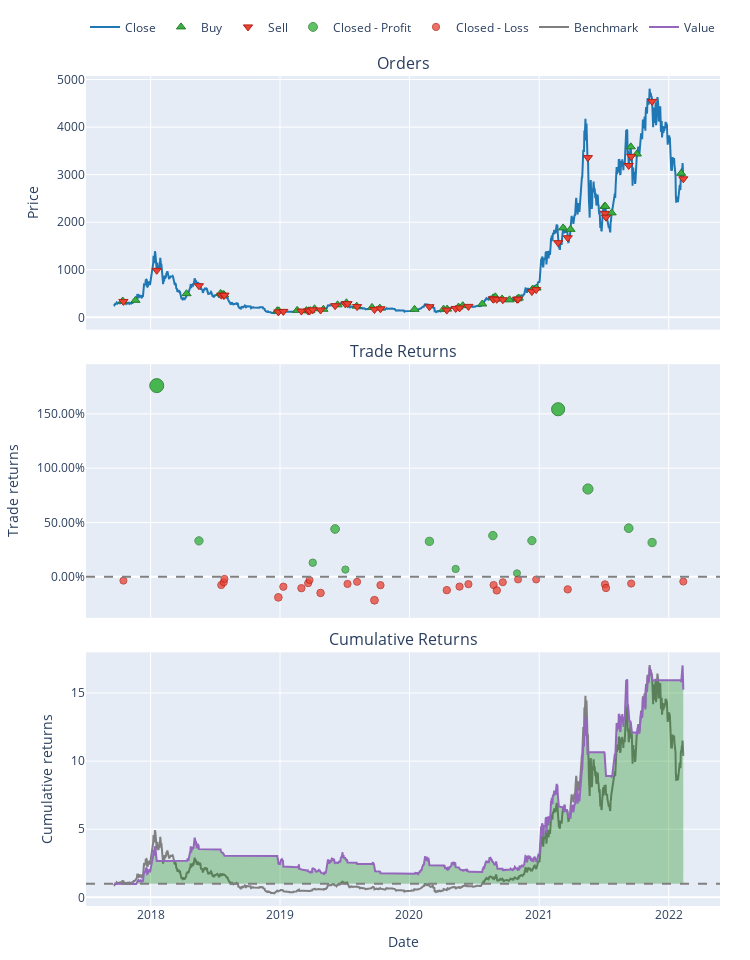

Notebook code cell kept with this figure:
### Code cell
port.plot().show()

### Figure 1 — Plotly figure (JSON) as saved in the notebook; plotly's stock layout.template omitted (floating-point values rounded to 4 significant figures; data arrays with more than 128 entries replaced by an {"elided": "..."} marker saying what was removed)
{"data": [{"legendgroup": "0", "line": {"color": "#1f77b4"}, "name": "Close", "showlegend": true, "type": "scatter", "uid": "f6e74ce8-2977-47de-89c4-7ee3db4e3dd9", "x": {"elided": "1606 str values"}, "xaxis": "x", "y": {"elided": "1606 float values"}, "yaxis": "y"}, {"customdata": [[0, 0.2902, 0.2494], [2, 0.2698, 0.2408], [4, 0.5341, 0.6634], [6, 0.7041, 0.8826], [8, 0.6784, 0.8169], [10, 0.657, 0.776], [12, 2.197, 0.7618], [14, 1.82, 0.6185], [16, 1.537, 0.5628], [18, 1.424, 0.5043], [20, 1.392, 0.4754], [22, 1.317, 0.4616], [24, 1.162, 0.5215], [26, 1.053, 0.4447], [28, 0.9757, 0.6402], [30, 0.8923, 0.6831], [32, 1.089, 0.6387], [34, 1.168, 0.6098], [36, 0.9897, 0.4789], [38, 1.058, 0.4425], [40, 1.363, 0.5868], [42, 1.19, 0.5153], [44, 1.024, 0.5528], [46, 0.8223, 0.5035], [48, 0.6699, 0.4699], [50, 0.6325, 0.6479], [52, 0.5562, 0.5994], [54, 0.5436, 0.525], [56, 0.5443, 0.4992], [58, 0.5309, 0.5155], [60, 0.4977, 0.5033], [62, 0.4518, 0.6706], [64, 0.4256, 0.6547], [66, 0.3536, 1.662], [68, 0.3182, 1.471], [70, 0.4555, 2.658], [72, 0.4245, 2.477], [74, 0.405, 2.223], [76, 0.3588, 3.217], [78, 0.3516, 3.019], [80, 0.5247, 3.972]], "hovertemplate": "Order Id: %{customdata[0]}<br>Date: %{x}<br>Price: %{y}<br>Size: %{customdata[1]:.6f}<br>Fees: %{customdata[2]:.6f}", "legendgroup": "1", "marker": {"color": "#37B13F", "line": {"color": "rgb(38,123,44)", "width": 1}, "size": 8, "symbol": "triangle-up"}, "mode": "markers", "name": "Buy", "type": "scatter", "uid": "99a4072e-8da9-4733-83f2-364efaf3157b", "x": ["2017-10-14T07:00:00", "2017-11-19T07:00:00", "2018-04-12T07:00:00", "2018-07-17T07:00:00", "2018-07-24T07:00:00", "2018-07-27T07:00:00", "2018-12-24T07:00:00", "2018-12-28T07:00:00", "2019-02-18T07:00:00", "2019-03-16T07:00:00", "2019-03-22T07:00:00", "2019-03-27T07:00:00", "2019-04-08T07:00:00", "2019-05-03T07:00:00", "2019-06-12T07:00:00", "2019-07-07T07:00:00", "2019-08-05T07:00:00", "2019-09-17T07:00:00", "2019-10-09T07:00:00", "2020-01-15T07:00:00", "2020-04-06T07:00:00", "2020-04-16T07:00:00", "2020-05-18T07:00:00", "2020-05-30T07:00:00", "2020-07-24T07:00:00", "2020-08-24T07:00:00", "2020-08-30T07:00:00", "2020-09-18T07:00:00", "2020-10-09T07:00:00", "2020-10-31T07:00:00", "2020-11-04T07:00:00", "2020-12-13T07:00:00", "2020-12-24T07:00:00", "2021-03-09T07:00:00", "2021-03-30T07:00:00", "2021-07-04T07:00:00", "2021-07-06T07:00:00", "2021-07-24T07:00:00", "2021-09-16T07:00:00", "2021-10-03T07:00:00", "2022-02-05T07:00:00"], "xaxis": "x", "y": [343.7, 356.9, 496.8, 501.4, 481.6, 472.4, 138.7, 136.0, 146.4, 141.6, 136.6, 140.2, 179.6, 168.9, 262.4, 306.2, 234.7, 208.9, 193.6, 167.2, 172.2, 173.2, 216.0, 244.9, 280.5, 409.7, 431.1, 386.3, 366.8, 388.4, 404.5, 593.8, 615.4, 1880.0, 1850.0, 2334.0, 2334.0, 2196.0, 3586.0, 3435.0, 3028.0], "yaxis": "y"}, {"customdata": [[1, 0.2902, 0.242], [3, 0.2698, 0.6667], [5, 0.5341, 0.887], [7, 0.7041, 0.821], [9, 0.6784, 0.7799], [11, 0.657, 0.7656], [13, 2.197, 0.6216], [15, 1.82, 0.5656], [17, 1.537, 0.5069], [19, 1.424, 0.4778], [21, 1.392, 0.4639], [23, 1.317, 0.5242], [25, 1.162, 0.447], [27, 1.053, 0.6434], [29, 0.9757, 0.6865], [31, 0.8923, 0.6419], [33, 1.089, 0.6128], [35, 1.168, 0.4813], [37, 0.9897, 0.4447], [39, 1.058, 0.5897], [41, 1.363, 0.5179], [43, 1.19, 0.5555], [45, 1.024, 0.506], [47, 0.8223, 0.4722], [49, 0.6699, 0.6511], [51, 0.6325, 0.6024], [53, 0.5562, 0.5276], [55, 0.5436, 0.5017], [57, 0.5443, 0.518], [59, 0.5309, 0.5058], [61, 0.4977, 0.674], [63, 0.4518, 0.658], [65, 0.4256, 1.67], [67, 0.3536, 1.479], [69, 0.3182, 2.672], [71, 0.4555, 2.489], [73, 0.4245, 2.234], [75, 0.405, 3.233], [77, 0.3588, 3.035], [79, 0.3516, 3.992], [81, 0.5247, 3.821]], "hovertemplate": "Order Id: %{customdata[0]}<br>Date: %{x}<br>Price: %{y}<br>Size: %{customdata[1]:.6f}<br>Fees: %{customdata[2]:.6f}", "legendgroup": "2", "marker": {"color": "#EA4335", "line": {"color": "rgb(181,31,18)", "width": 1}, "size": 8, "symbol": "triangle-down"}, "mode": "markers", "name": "Sell", "type": "scatter", "uid": "ffa622a5-202f-4af5-b221-e03355cb7d71", "x": ["2017-10-16T07:00:00", "2018-01-18T07:00:00", "2018-05-17T07:00:00", "2018-07-19T07:00:00", "2018-07-26T07:00:00", "2018-07-28T07:00:00", "2018-12-27T07:00:00", "2019-01-10T07:00:00", "2019-03-02T07:00:00", "2019-03-21T07:00:00", "2019-03-25T07:00:00", "2019-04-03T07:00:00", "2019-04-25T07:00:00", "2019-06-05T07:00:00", "2019-07-04T07:00:00", "2019-07-10T07:00:00", "2019-08-06T07:00:00", "2019-09-24T07:00:00", "2019-10-11T07:00:00", "2020-02-26T07:00:00", "2020-04-15T07:00:00", "2020-05-10T07:00:00", "2020-05-21T07:00:00", "2020-06-15T07:00:00", "2020-08-23T07:00:00", "2020-08-25T07:00:00", "2020-09-03T07:00:00", "2020-09-20T07:00:00", "2020-10-30T07:00:00", "2020-11-02T07:00:00", "2020-12-11T07:00:00", "2020-12-23T07:00:00", "2021-02-23T07:00:00", "2021-03-22T07:00:00", "2021-05-18T07:00:00", "2021-07-05T07:00:00", "2021-07-08T07:00:00", "2021-09-10T07:00:00", "2021-09-17T07:00:00", "2021-11-15T07:00:00", "2022-02-11T07:00:00"], "xaxis": "x", "y": [333.5, 988.3, 664.3, 466.4, 459.9, 466.1, 113.2, 124.3, 131.9, 134.2, 133.3, 159.2, 153.9, 244.4, 281.4, 287.8, 225.2, 164.9, 179.7, 222.9, 152.0, 186.7, 197.7, 229.7, 388.8, 381.0, 379.4, 369.2, 380.7, 381.1, 541.7, 582.6, 1570.0, 1673.0, 3358.0, 2186.0, 2106.0, 3193.0, 3383.0, 4541.0, 2913.0], "yaxis": "y"}, {"customdata": [[1, 1, 169.5], [2, 2, 87.92], [11, 11, 24.05], [13, 13, 78.36], [14, 14, 17.22], [19, 19, 57.85], [21, 21, 15.01], [24, 24, 71.38], [28, 28, 6.517], [30, 30, 67.11], [32, 32, 403.9], [34, 34, 475.9], [37, 37, 398.3], [39, 39, 381.9]], "hovertemplate": "Trade Id: %{customdata[0]}<br>Position Id: %{customdata[1]}<br>Date: %{x}<br>PnL: %{customdata[1]:.6f}<br>Return: %{y}", "legendgroup": "3", "marker": {"color": "#37B13F", "line": {"color": "rgb(38,123,44)", "width": 1}, "opacity": [0.9, 0.777, 0.7596, 0.7864, 0.7542, 0.7766, 0.7547, 0.7811, 0.7512, 0.7771, 0.8813, 0.8181, 0.787, 0.7757], "size": [14, 8.258, 7.45, 8.697, 7.196, 8.24, 7.219, 8.453, 7.057, 8.266, 13.13, 10.18, 8.727, 8.197], "symbol": "circle"}, "mode": "markers", "name": "Closed - Profit", "type": "scatter", "uid": "7de62c0b-bb38-4f75-9891-86c3b6e12efc", "x": ["2018-01-18T07:00:00", "2018-05-17T07:00:00", "2019-04-03T07:00:00", "2019-06-05T07:00:00", "2019-07-04T07:00:00", "2020-02-26T07:00:00", "2020-05-10T07:00:00", "2020-08-23T07:00:00", "2020-10-30T07:00:00", "2020-12-11T07:00:00", "2021-02-23T07:00:00", "2021-05-18T07:00:00", "2021-09-10T07:00:00", "2021-11-15T07:00:00"], "xaxis": "x2", "y": [1.76, 0.3314, 0.1302, 0.4405, 0.06726, 0.3268, 0.07282, 0.3798, 0.03264, 0.3334, 1.542, 0.8086, 0.4479, 0.3162], "yaxis": "y2"}, {"customdata": [[0, 0, -3.453], [3, 3, -26.37], [4, 4, -16.37], [5, 5, -5.709], [6, 6, -57.45], [7, 7, -22.37], [8, 8, -23.43], [9, 9, -11.62], [10, 10, -5.532], [12, 12, -30.79], [15, 15, -17.8], [16, 16, -11.61], [17, 17, -52.47], [18, 18, -14.61], [20, 20, -28.64], [22, 22, -19.76], [23, 23, -13.49], [25, 25, -19.42], [26, 26, -29.85], [27, 27, -10.34], [29, 29, -4.885], [31, 31, -6.394], [33, 33, -76.37], [35, 35, -72.76], [36, 36, -101.6], [38, 38, -79.06], [40, 40, -68.03]], "hovertemplate": "Trade Id: %{customdata[0]}<br>Position Id: %{customdata[1]}<br>Date: %{x}<br>PnL: %{customdata[1]:.6f}<br>Return: %{y}", "legendgroup": "4", "marker": {"color": "#EA4335", "line": {"color": "rgb(181,31,18)", "width": 1}, "opacity": [0.7514, 0.7548, 0.7527, 0.75, 0.7647, 0.7562, 0.7574, 0.7534, 0.7509, 0.7611, 0.754, 0.7523, 0.7669, 0.755, 0.7589, 0.7561, 0.7542, 0.7549, 0.7591, 0.7527, 0.7505, 0.7505, 0.7583, 0.7543, 0.7573, 0.7537, 0.7521], "size": [7.065, 7.226, 7.127, 7, 7.684, 7.289, 7.344, 7.158, 7.043, 7.519, 7.188, 7.109, 7.791, 7.233, 7.417, 7.285, 7.195, 7.227, 7.427, 7.124, 7.021, 7.022, 7.388, 7.201, 7.339, 7.173, 7.098], "symbol": "circle"}, "mode": "markers", "name": "Closed - Loss", "type": "scatter", "uid": "d05ef764-dc09-4757-aef8-f9c73d91d4df", "x": ["2017-10-16T07:00:00", "2018-07-19T07:00:00", "2018-07-26T07:00:00", "2018-07-28T07:00:00", "2018-12-27T07:00:00", "2019-01-10T07:00:00", "2019-03-02T07:00:00", "2019-03-21T07:00:00", "2019-03-25T07:00:00", "2019-04-25T07:00:00", "2019-07-10T07:00:00", "2019-08-06T07:00:00", "2019-09-24T07:00:00", "2019-10-11T07:00:00", "2020-04-15T07:00:00", "2020-05-21T07:00:00", "2020-06-15T07:00:00", "2020-08-25T07:00:00", "2020-09-03T07:00:00", "2020-09-20T07:00:00", "2020-11-02T07:00:00", "2020-12-23T07:00:00", "2021-03-22T07:00:00", "2021-07-05T07:00:00", "2021-07-08T07:00:00", "2021-09-17T07:00:00", "2022-02-11T07:00:00"], "xaxis": "x2", "y": [-0.03462, -0.07469, -0.0501, -0.01839, -0.1885, -0.0904, -0.1041, -0.0576, -0.02909, -0.1476, -0.06513, -0.04546, -0.2151, -0.07625, -0.122, -0.08937, -0.067, -0.07493, -0.1245, -0.04925, -0.02369, -0.02383, -0.1149, -0.06843, -0.1026, -0.06145, -0.04282], "yaxis": "y2"}, {"legendgroup": "5", "line": {"color": "#7f7f7f"}, "name": "Benchmark", "showlegend": true, "type": "scatter", "uid": "1bc6e3d5-9fa8-496e-9975-3966eee0f736", "x": {"elided": "1606 str values"}, "xaxis": "x3", "y": {"elided": "1606 float values"}, "yaxis": "y3"}, {"hoverinfo": "skip", "legendgroup": "6", "line": {"color": "rgba(0, 0, 0, 0)", "width": 0}, "opacity": 0, "showlegend": false, "type": "scatter", "uid": "578a7ede-794f-4bd7-a604-5466d789545e", "x": {"elided": "1606 str values"}, "xaxis": "x3", "y": {"elided": "1606 int values"}, "yaxis": "y3"}, {"connectgaps": false, "fill": "tonexty", "fillcolor": "rgba(0, 128, 0, 0.3)", "hoverinfo": "skip", "legendgroup": "6", "line": {"color": "rgba(0, 0, 0, 0)", "width": 0}, "opacity": 0, "showlegend": false, "type": "scatter", "uid": "93c7668d-7d4c-424a-b47f-40df65476844", "x": {"elided": "1606 str values"}, "xaxis": "x3", "y": {"elided": "1606 float values"}, "yaxis": "y3"}, {"hoverinfo": "skip", "legendgroup": "6", "line": {"color": "rgba(0, 0, 0, 0)", "width": 0}, "opacity": 0, "showlegend": false, "type": "scatter", "uid": "40768afe-1337-4a0a-8b27-41a4b7d94eb8", "x": {"elided": "1606 str values"}, "xaxis": "x3", "y": {"elided": "1606 int values"}, "yaxis": "y3"}, {"connectgaps": false, "fill": "tonexty", "fillcolor": "rgba(255, 0, 0, 0.3)", "hoverinfo": "skip", "legendgroup": "6", "line": {"color": "rgba(0, 0, 0, 0)", "width": 0}, "opacity": 0, "showlegend": false, "type": "scatter", "uid": "4b8d16bc-88b6-4f7a-8115-0b25a2c10f39", "x": {"elided": "1606 str values"}, "xaxis": "x3", "y": {"elided": "1606 float values"}, "yaxis": "y3"}, {"legendgroup": "7", "line": {"color": "#9467bd"}, "name": "Value", "showlegend": true, "type": "scatter", "uid": "b7521c67-19b2-4e82-88be-55d851886862", "x": {"elided": "1606 str values"}, "xaxis": "x3", "y": {"elided": "1606 float values"}, "yaxis": "y3"}, {"hoverinfo": "skip", "legendgroup": "6", "line": {"color": "rgba(0, 0, 0, 0)", "width": 0}, "opacity": 0, "showlegend": false, "type": "scatter", "uid": "68325423-b23d-451c-a449-dcb245d035b4", "x": {"elided": "1606 str values"}, "xaxis": "x3", "y": {"elided": "1606 int values"}, "yaxis": "y3"}], "layout": {"annotations": [{"font": {"size": 16}, "showarrow": false, "text": "Orders", "x": 0.5, "xanchor": "center", "xref": "paper", "y": 1, "yanchor": "bottom", "yref": "paper"}, {"font": {"size": 16}, "showarrow": false, "text": "Trade Returns", "x": 0.5, "xanchor": "center", "xref": "paper", "y": 0.6528, "yanchor": "bottom", "yref": "paper"}, {"font": {"size": 16}, "showarrow": false, "text": "Cumulative Returns", "x": 0.5, "xanchor": "center", "xref": "paper", "y": 0.3056, "yanchor": "bottom", "yref": "paper"}], "height": 960, "legend": {"orientation": "h", "traceorder": "normal", "x": 1, "xanchor": "right", "y": 1.042, "yanchor": "bottom"}, "margin": {"b": 30, "l": 30, "r": 30, "t": 30}, "shapes": [{"line": {"color": "gray", "dash": "dash"}, "type": "line", "x0": 0, "x1": 1, "xref": "paper", "y0": 0, "y1": 0, "yref": "y2"}, {"line": {"color": "gray", "dash": "dash"}, "type": "line", "x0": 0, "x1": 1, "xref": "paper", "y0": 1, "y1": 1, "yref": "y3"}], "width": 750, "xaxis": {"anchor": "y", "domain": [0, 1], "matches": "x3", "showticklabels": false}, "xaxis2": {"anchor": "y2", "domain": [0, 1], "matches": "x3", "showticklabels": false}, "xaxis3": {"anchor": "y3", "domain": [0, 1], "title": {"text": "Date"}}, "yaxis": {"anchor": "x", "domain": [0.6944, 1], "title": {"text": "Price"}}, "yaxis2": {"anchor": "x2", "domain": [0.3472, 0.6528], "tickformat": ".2%", "title": {"text": "Trade returns"}}, "yaxis3": {"anchor": "x3", "domain": [0, 0.3056], "title": {"text": "Cumulative returns"}}}}
